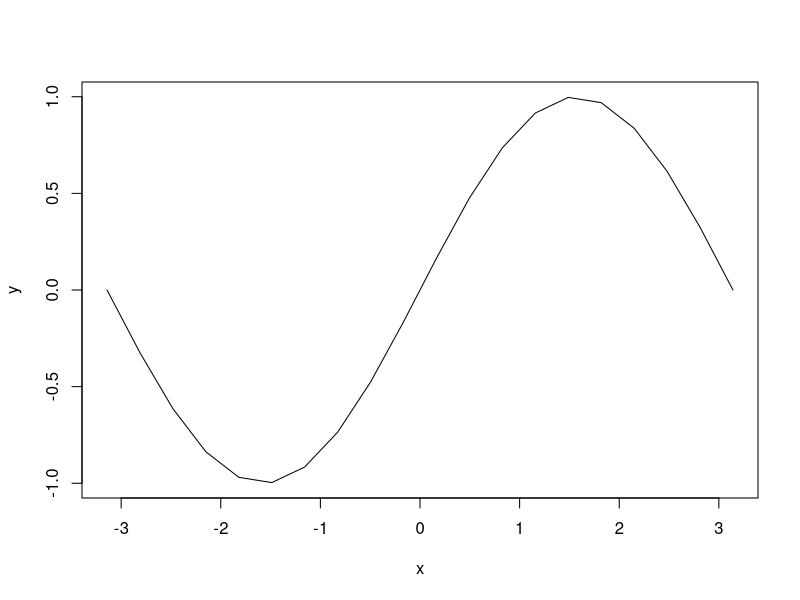
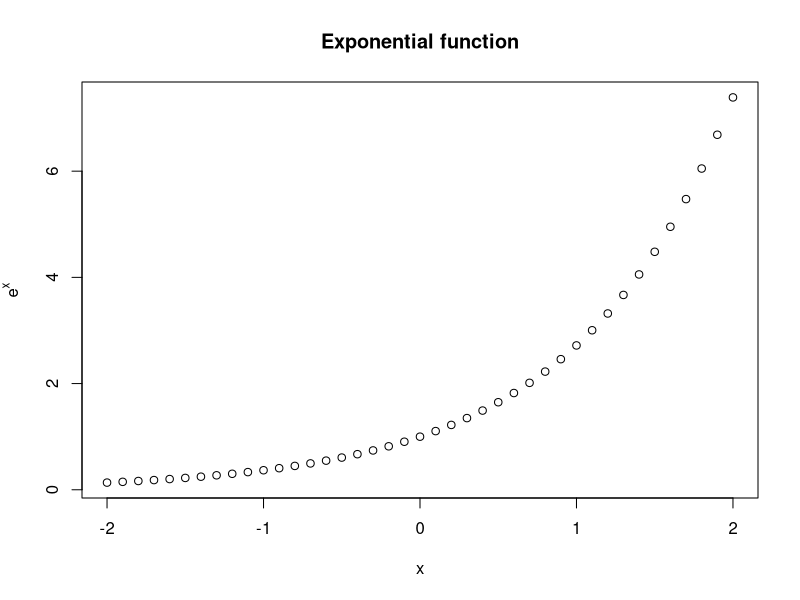
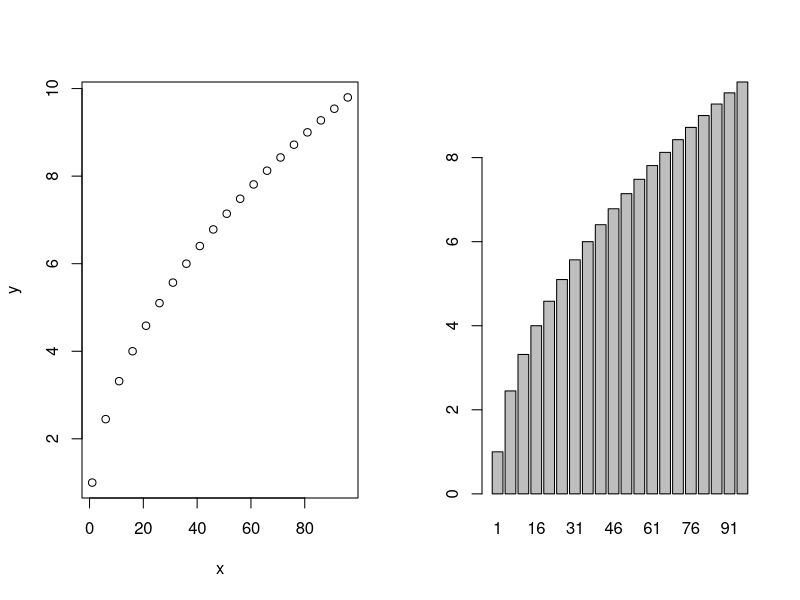

These charts were generated, in order, by the following R code:
# A. Creazione di vettori utilizzando l'operatore colon (:) e la funzione seq()

# Creazione di un vettore contenente i numeri da 1 a 10 usando l'operatore ':'
1:10
# Creazione dello stesso vettore utilizzando la funzione seq()
seq(1, 10, 1)

# Creazione di un vettore che esclude determinati elementi utilizzando l'indicizzazione negativa
(1:12)[-c(1, 3:6, 8:11)]
# Creazione dello stesso vettore usando la funzione seq()
seq(2, 12, 5)

# B. Creazione di una matrice 4x2 di zeri e modifica di una riga

# Creazione di una matrice 4x2 inizializzata con valori zero
mymat <- matrix(0, 4, 2)
# Sostituzione della seconda riga con i valori 3 e 6
mymat[2,] <- c(3,6)

# C. Creazione di un vettore x con 20 punti equidistanti tra -pi e pi, 
#    calcolo della funzione seno per tali punti e realizzazione di un grafico

# Creazione di un vettore x con 20 valori equidistanti tra -pi e pi
x <- seq(-pi, pi, length.out = 20)
# Calcolo del valore del seno per ciascun valore di x
y <- sin(x)
# Creazione di un grafico a linee dei valori ottenuti
plot(x, y, type = "l")

# D. Creazione di una matrice 4x6 di numeri interi casuali tra -5 e 5
#    e creazione di una seconda matrice con i valori assoluti

# Creazione della matrice usando runif() e round()
mat <- matrix(round(runif(4*6, -5, 5)), nrow = 4, ncol = 6)
# Alternativamente, creazione della matrice usando sample()
mat <- matrix(sample(x = -5:5, size = 4*6, replace = TRUE), nrow = 4, ncol = 6)
# Creazione della matrice contenente i valori assoluti
tmat_pos <- abs(mat)

# E. Creazione di un grafico della funzione esponenziale exp(x) 
#    con valori di x tra -2 e 2 con step di 0.1

# Creazione del vettore x con valori tra -2 e 2 con incremento di 0.1
x <- seq(-2, 2, 0.1)
# Creazione del grafico con titolo e etichette per gli assi
plot(x, exp(x), main = "Exponential function", 
     xlab = "x", ylab = expression(e^x))

# F. Creazione di un vettore x con valori da 1 a 100 con step di 5,
#    calcolo della radice quadrata e creazione di un grafico e un barplot

# Creazione del vettore x
x <- seq(1, 100, 5)
# Calcolo della radice quadrata di ogni elemento in x
y <- sqrt(x)
# Configurazione della finestra grafica per visualizzare due grafici affiancati
par(mfrow = c(1, 2))
# Creazione di un grafico a dispersione
plot(x, y)
# Creazione di un grafico a barre
barplot(y, names.arg = x)
